Frame 1 (no input): blank canvas, image omitted
Frame 60 (the mouse pressed at the canvas centre just before this capture): blank canvas, image omitted
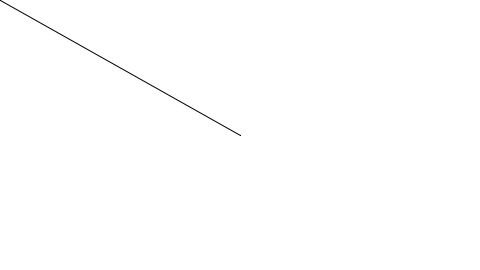
Frame 120 (the mouse held since frame 60 and released just before this capture)

The Processing sketch whose frames 1 and 60 were blank and that drew this single picture after the mouse press (run headless with seeded random() and noise(); from frame 60 on, the mouse is pressed at the canvas centre):

// Processing sketch: continuousLine
// ── continuousLine.pde
//Continuously Draw Lines
void setup() {
  size(480,270);
  background(255);
  stroke(0);
}

void draw() {
  line(pmouseX,pmouseY,mouseX,mouseY);
}
